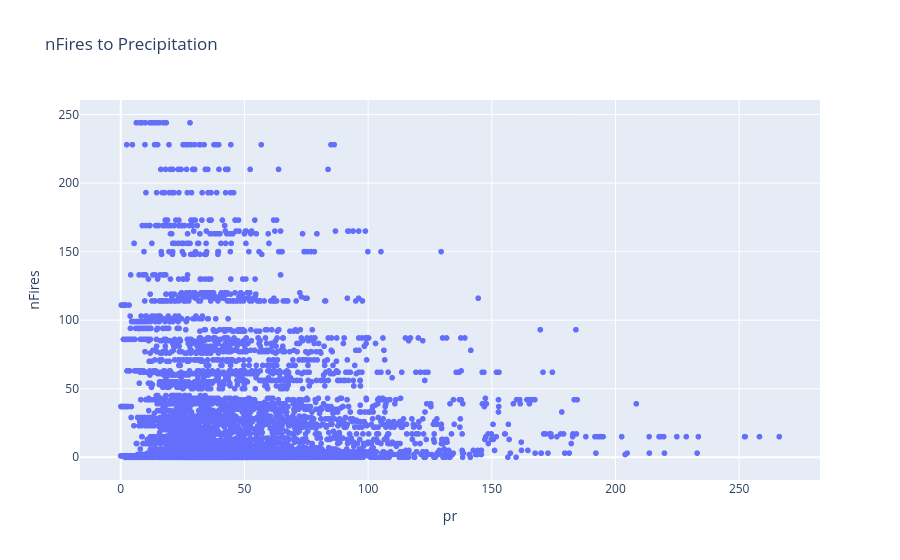
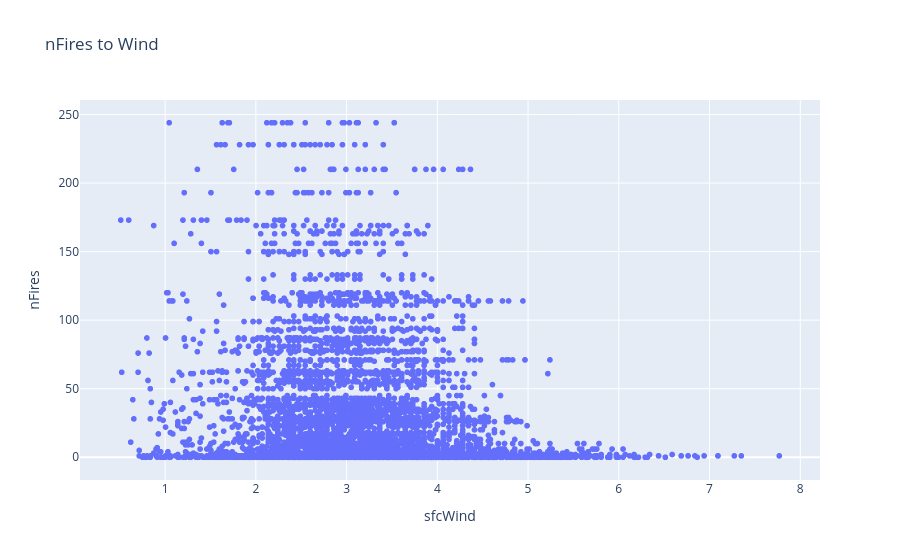
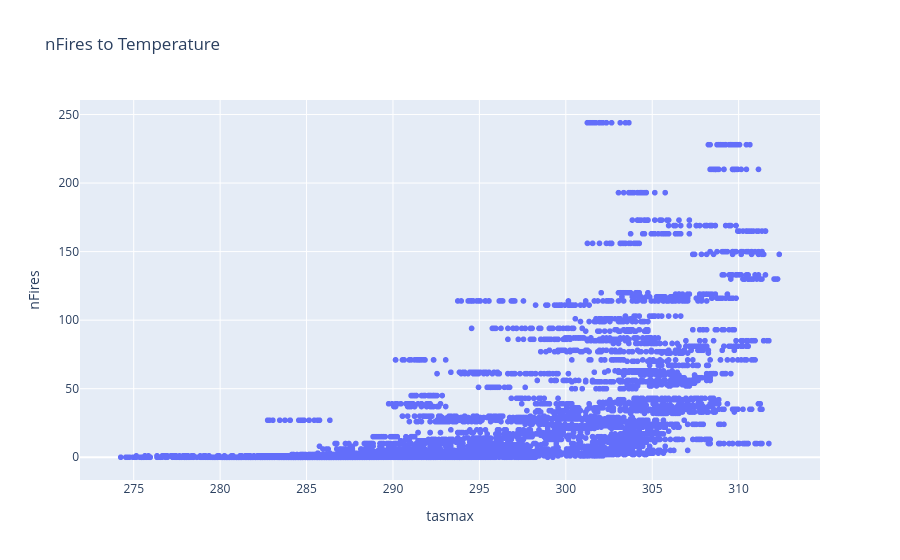

The cell these charts' notebook holds for them, in order:
### Code cell
fig1 = pl.scatter(data, x = "pr", y = 'nFires', title='nFires to Precipitation')
fig2 = pl.scatter(data, x = "sfcWind", y = 'nFires', title='nFires to Wind')
fig3 = pl.scatter(data, x = "tasmax", y = 'nFires', title='nFires to Temperature')

fig1.show()
fig2.show()
fig3.show()

### Figure 1 — Plotly figure (JSON) as saved in the notebook; plotly's stock layout.template omitted (floating-point values rounded to 4 significant figures; data arrays with more than 128 entries replaced by an {"elided": "..."} marker saying what was removed)
{"data": [{"hovertemplate": "pr=%{x}<br>nFires=%{y}<extra></extra>", "legendgroup": "", "marker": {"color": "#636efa", "symbol": "circle"}, "mode": "markers", "name": "", "showlegend": false, "type": "scattergl", "x": {"elided": "6390 float values"}, "xaxis": "x", "y": {"elided": "6390 int values"}, "yaxis": "y"}], "layout": {"autosize": true, "legend": {"tracegroupgap": 0}, "title": {"text": "nFires to Precipitation"}, "xaxis": {"anchor": "y", "autorange": true, "domain": [0, 1], "range": [-16.09, 282.3], "title": {"text": "pr"}, "type": "linear"}, "yaxis": {"anchor": "x", "autorange": true, "domain": [0, 1], "range": [-20.14, 264.1], "title": {"text": "nFires"}, "type": "linear"}}}

### Figure 2 — Plotly figure (JSON) as saved in the notebook; plotly's stock layout.template omitted (floating-point values rounded to 4 significant figures; data arrays with more than 128 entries replaced by an {"elided": "..."} marker saying what was removed)
{"data": [{"hovertemplate": "sfcWind=%{x}<br>nFires=%{y}<extra></extra>", "legendgroup": "", "marker": {"color": "#636efa", "symbol": "circle"}, "mode": "markers", "name": "", "showlegend": false, "type": "scattergl", "x": {"elided": "6390 float values"}, "xaxis": "x", "y": {"elided": "6390 int values"}, "yaxis": "y"}], "layout": {"autosize": true, "legend": {"tracegroupgap": 0}, "title": {"text": "nFires to Wind"}, "xaxis": {"anchor": "y", "autorange": true, "domain": [0, 1], "range": [0.07215, 8.207], "title": {"text": "sfcWind"}, "type": "linear"}, "yaxis": {"anchor": "x", "autorange": true, "domain": [0, 1], "range": [-20.14, 264.1], "title": {"text": "nFires"}, "type": "linear"}}}

### Figure 3 — Plotly figure (JSON) as saved in the notebook; plotly's stock layout.template omitted (floating-point values rounded to 4 significant figures; data arrays with more than 128 entries replaced by an {"elided": "..."} marker saying what was removed)
{"data": [{"hovertemplate": "tasmax=%{x}<br>nFires=%{y}<extra></extra>", "legendgroup": "", "marker": {"color": "#636efa", "symbol": "circle"}, "mode": "markers", "name": "", "showlegend": false, "type": "scattergl", "x": {"elided": "6390 float values"}, "xaxis": "x", "y": {"elided": "6390 int values"}, "yaxis": "y"}], "layout": {"autosize": true, "legend": {"tracegroupgap": 0}, "title": {"text": "nFires to Temperature"}, "xaxis": {"anchor": "y", "autorange": true, "domain": [0, 1], "range": [271.9, 314.7], "title": {"text": "tasmax"}, "type": "linear"}, "yaxis": {"anchor": "x", "autorange": true, "domain": [0, 1], "range": [-20.14, 264.1], "title": {"text": "nFires"}, "type": "linear"}}}
